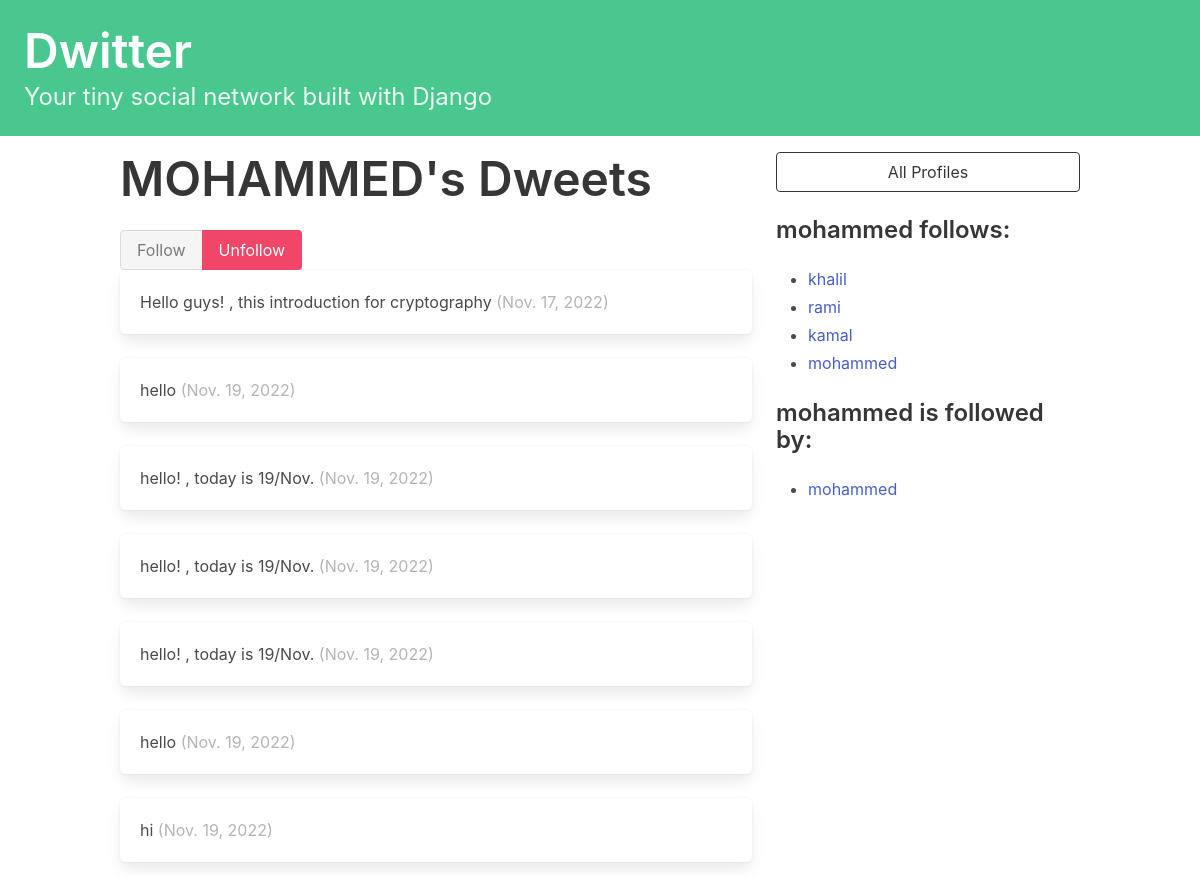
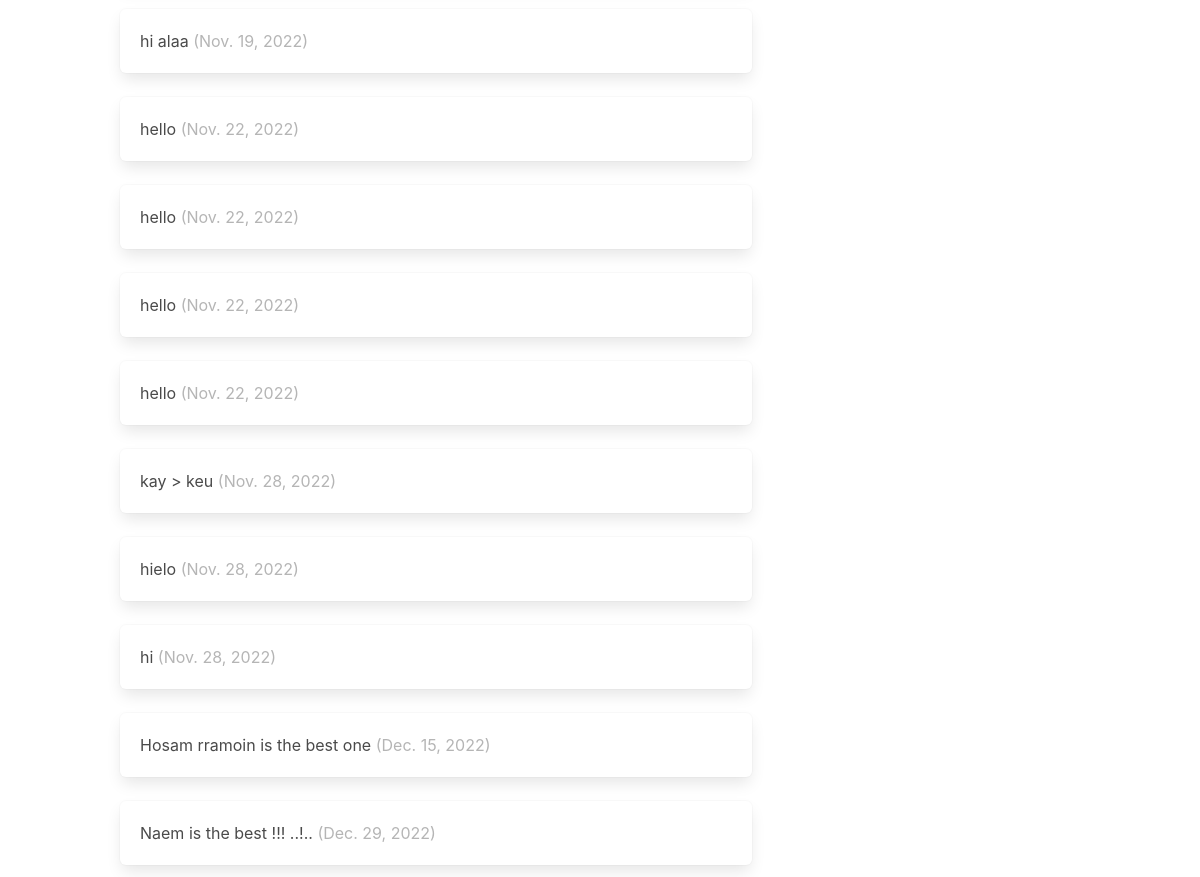
The app's page /profile/5 (signed in) with its own data (2 pictures, top to bottom).
### dwitter/models.py (models this page shows, shortened)
class Profile(models.Model):
        user = models.OneToOneField(User, on_delete=models.CASCADE)
        follows = models.ManyToManyField(
                "self",
                related_name="followed_by",
                symmetrical=False,
                blank=True
                )
        def __str__(self):
            return self.user.username
        def create_profile(sender, instance, created, **kwargs):
                            if created:
                                user_profile = Profile(user=instance)
                                user_profile.save()
                                user_profile.follows.add(instance.profile)
                                user_profile.save()
        post_save.connect(create_profile, sender=User)

class Dweet(models.Model):
        user=models.ForeignKey(
                User,related_name="dweets",on_delete=models.DO_NOTHING
        )
        body=models.CharField(max_length=140)
        created_at=models.DateField(auto_now_add=True)

### dwitter/views.py (the view, shortened to what this page needs)
# urls.py: path("profile/<int:pk>",profile,name="profile"),
def profile(request, pk):
        if not hasattr(request.user, 'profile'):
            missing_profile = Profile(user=request.user)
            missing_profile.save()
        profile = Profile.objects.get(pk=pk)
        return render(request, "dwitter/profile.html", {"profile": profile})

### dwitter/templates/dwitter/profile.html (shortened to what this page needs)
{% extends 'base.html' %}
{% block content %}
<div class="column">
    <div class="block">
        <h1 class="title is-1">
            {{profile.user.username|upper}}'s Dweets
        </h1>
    </div>
    <form method="post">
        <div class="buttons has-addons">
            {% if profile in user.profile.follows.all %}
            <button class="button is-success is-static">Follow</button>
            <button class="button is-danger" name="follow" value="unfollow">
                Unfollow
            </button>
            {% else %}
            <button class="button is-success" name="follow" value="follow">
                Follow
            </button>
            <button class="button is-danger is-static">Unfollow</button>
            {% endif %}
        </div>
    </form>
    <div class="content">
        {% for dweet in profile.user.dweets.all %}
        <div class="box">
            {{ dweet.body }}
            <span class="is-small has-text-grey-light">
                ({{ dweet.created_at }})
            </span>
        </div>
        {% endfor %}
    </div>
</div>
<div class="column is-one-third">
    <div class="block">
        <a href="{% url 'dwitter:profile_list' %}">
            <button class="button is-dark is-outlined is-fullwidth">
                All Profiles
            </button>
        </a>
    </div>
    <div class="block">
        <h3 class="title is-4">
            {{profile.user.username}} follows:
        </h3>
        <div class="content">
            <ul>
                {% for following in profile.follows.all %}
                <li>
                    <a href="{% url 'dwitter:profile' following.id %}">
                        {{ following }}
                    </a>
                </li>
                {% endfor %}
            </ul>
        </div>
    </div>
    <div class="block">
        <h3 class="title is-4">
            {{profile.user.username}} is followed by:
        </h3>
        <div class="content">
            <ul>
                {% for follower in profile.followed_by.all %}
                <li>
                    <a href="{% url 'dwitter:profile' follower.id %}">
                        {{ follower }}
                    </a>
                </li>
                {% endfor %}
            </ul>
        </div>
    </div>
</div>
{% endblock content %}

### records on screen
Profile: user.username "MOHAMMED", user.username "mohammed"
Dweet: body "Hello guys! , this introduction for cryptography", created_at "Nov. 17, 2022"
Dweet: body "hello", created_at "Nov. 19, 2022"
Dweet: body "hello! , today is 19/Nov.", created_at "Nov. 19, 2022"
Dweet: body "hello! , today is 19/Nov.", created_at "Nov. 19, 2022"
Dweet: body "hello! , today is 19/Nov.", created_at "Nov. 19, 2022"
Dweet: body "hello", created_at "Nov. 19, 2022"
Dweet: body "hi", created_at "Nov. 19, 2022"
Dweet: body "hi alaa", created_at "Nov. 19, 2022"
Dweet: body "hello", created_at "Nov. 22, 2022"
Dweet: body "hello", created_at "Nov. 22, 2022"
Dweet: body "hello", created_at "Nov. 22, 2022"
Dweet: body "hello", created_at "Nov. 22, 2022"
Dweet: body "kay > keu", created_at "Nov. 28, 2022"
Dweet: body "hielo", created_at "Nov. 28, 2022"
Dweet: body "hi", created_at "Nov. 28, 2022"
Dweet: body "Hosam rramoin is the best one", created_at "Dec. 15, 2022"
Dweet: body "Naem is the best !!! ..!..", created_at "Dec. 29, 2022"
Profile: user.username "khalil"
Profile: user.username "rami"
Profile: user.username "kamal"
